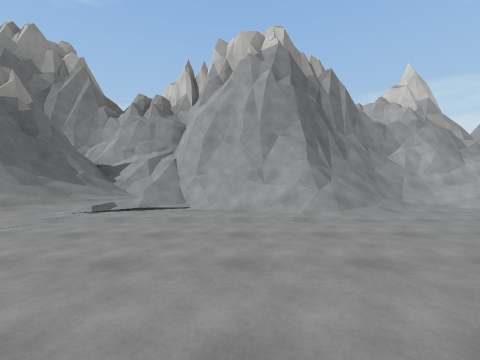
[1] (above)

15 first-person views from a walk through a 3-D level made in the Unity game engine. The camera is 1.3 m above the floor, looks level and sees 90° across. The floor is counted in squares, 2 m on a side. Each view is taken from the middle of a square. On the plan, view 1 faces up. The plan holds only what a view shows up to about 9 squares ahead; the rest is blank. The place goes on beyond the plan. Some animated figures are left out. Some surface patterns are stand-ins.

[2]
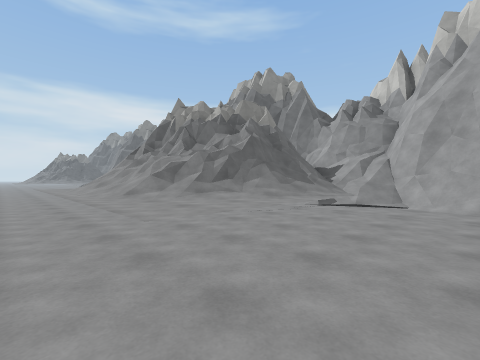

[3]
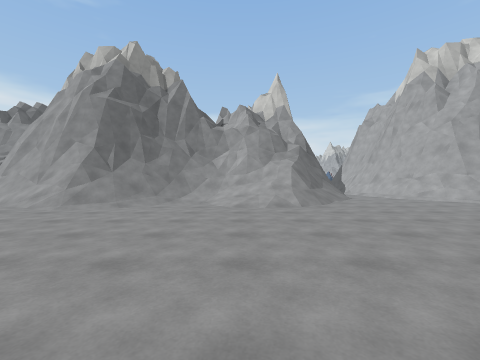

[4]
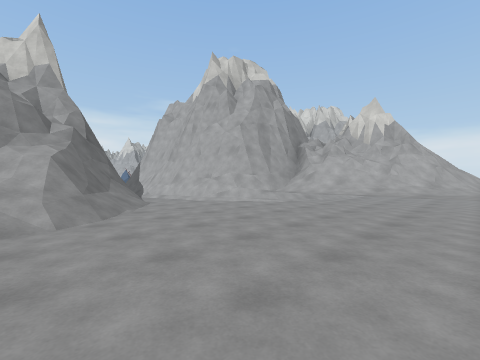

[5]
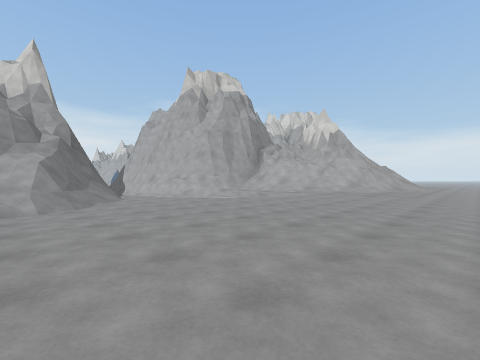

[6]
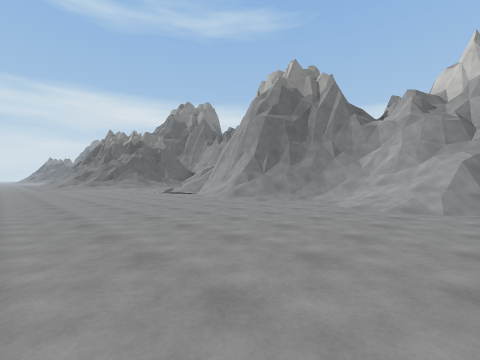

[7]
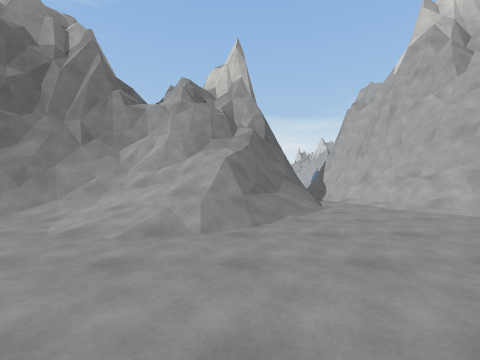

[8]
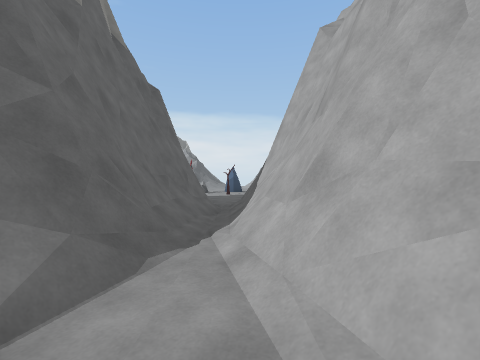

[9]
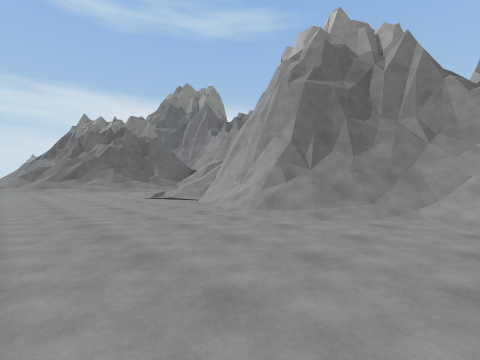

[10]
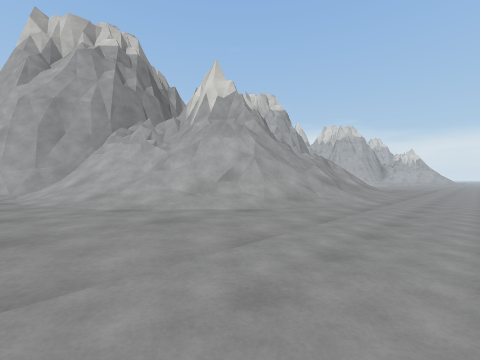

[11]
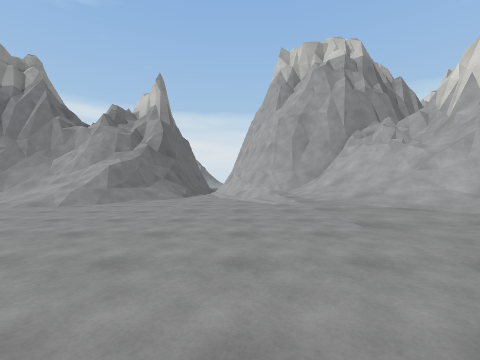

[12]
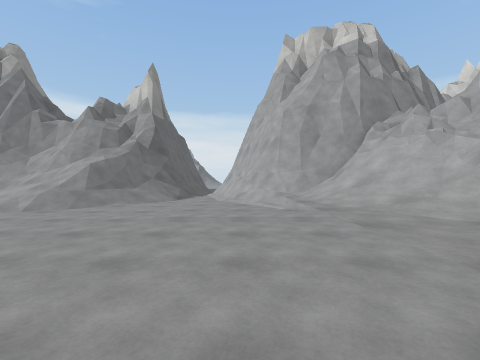

[13]
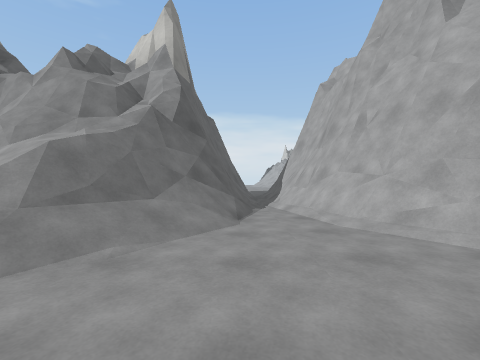

[14]
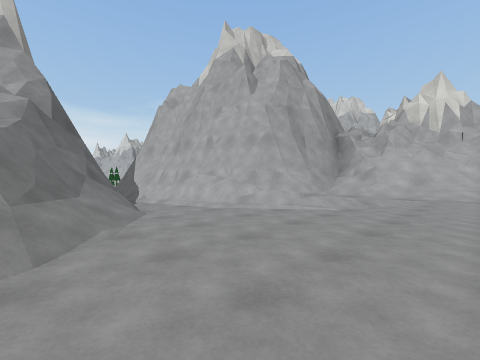

[15]
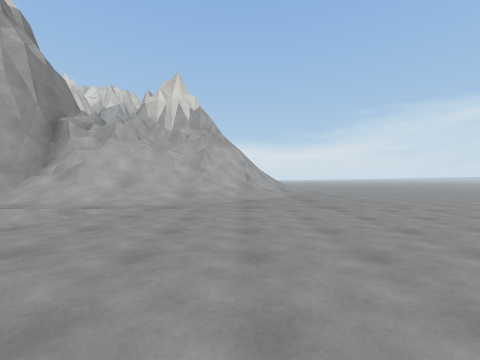

### Floor plan
Key: @ floor where view 1 was taken; # wall or solid block; . main floor; : floor 0.5 m higher than the main floor; / step, stairs or slope; = window, fence, low wall or low ledge; ^ raised ledge; v drop or lower ground.
Columns run from 17 left of view 1 to 14 right of it. Each row starts with its distance up from view 1.
 16                            ..
 15                            ..
 14                            /.
 13   ###                      ##
 12                            ###
 11   ###                     ####
 10   #/#                   ^^##/#
  9 ###/#                ^^^####/#
  8 =#/.##      #####   ^==^#=#/.#
  7 //..###     #=//#^ ^^=/////..##
  6 /....#########//####//.///....##
  5 ...../==## ^#^//./=//.../...../=
  4 .....//##^ #==//..............//
  3 .....///^^^=#=//..............//
  2  ....::/==#==/:.............../:
  1   ...::://///::.............../:
  0    ..=vvv===vvv=.@............//
 -1     ............................

Where each view was taken, in squares from view 1:
view 1: 0 up, 0 right, facing up
view 2: 1 down, 0 right, facing up-left
view 3: 1 down, 6 right, facing up
view 4: 1 up, 7 right, facing up-right
view 5: 1 down, 7 right, facing up-right
view 6: 1 down, 8 right, facing up-left
view 7: 2 up, 8 right, facing up
view 8: 7 up, 11 right, facing up
view 9: 1 up, 5 right, facing up-left
view 10: 1 down, 12 left, facing up-right
view 11: 1 down, 13 left, facing up
view 12: 0 up, 13 left, facing up
view 13: 4 up, 15 left, facing up
view 14: 3 up, 17 left, facing up-right
view 15: 2 up, 15 left, facing right
